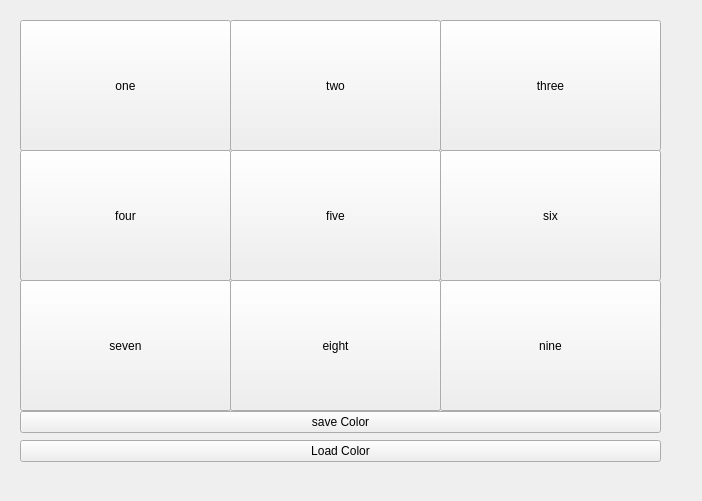
<?xml version="1.0" encoding="UTF-8"?>
<ui version="4.0">
 <class>Widget</class>
 <widget class="QWidget" name="Widget">
  <property name="geometry">
   <rect>
    <x>0</x>
    <y>0</y>
    <width>702</width>
    <height>501</height>
   </rect>
  </property>
  <property name="windowTitle">
   <string>Widget</string>
  </property>
  <widget class="QPushButton" name="Button_3">
   <property name="geometry">
    <rect>
     <x>440</x>
     <y>20</y>
     <width>221</width>
     <height>131</height>
    </rect>
   </property>
   <property name="text">
    <string>three</string>
   </property>
  </widget>
  <widget class="QPushButton" name="Button_2">
   <property name="geometry">
    <rect>
     <x>230</x>
     <y>20</y>
     <width>211</width>
     <height>131</height>
    </rect>
   </property>
   <property name="text">
    <string>two</string>
   </property>
  </widget>
  <widget class="QPushButton" name="Button_7">
   <property name="geometry">
    <rect>
     <x>20</x>
     <y>280</y>
     <width>211</width>
     <height>131</height>
    </rect>
   </property>
   <property name="text">
    <string>seven</string>
   </property>
  </widget>
  <widget class="QPushButton" name="Button_1">
   <property name="geometry">
    <rect>
     <x>20</x>
     <y>20</y>
     <width>211</width>
     <height>131</height>
    </rect>
   </property>
   <property name="text">
    <string>one</string>
   </property>
  </widget>
  <widget class="QPushButton" name="Button_6">
   <property name="geometry">
    <rect>
     <x>440</x>
     <y>150</y>
     <width>221</width>
     <height>131</height>
    </rect>
   </property>
   <property name="text">
    <string>six</string>
   </property>
  </widget>
  <widget class="QPushButton" name="Button_8">
   <property name="geometry">
    <rect>
     <x>230</x>
     <y>280</y>
     <width>211</width>
     <height>131</height>
    </rect>
   </property>
   <property name="text">
    <string>eight</string>
   </property>
  </widget>
  <widget class="QPushButton" name="Button_4">
   <property name="geometry">
    <rect>
     <x>20</x>
     <y>150</y>
     <width>211</width>
     <height>131</height>
    </rect>
   </property>
   <property name="text">
    <string>four</string>
   </property>
  </widget>
  <widget class="QWidget" name="layoutWidget">
   <property name="geometry">
    <rect>
     <x>20</x>
     <y>410</y>
     <width>641</width>
     <height>54</height>
    </rect>
   </property>
   <layout class="QVBoxLayout" name="verticalLayout_2">
    <item>
     <widget class="QPushButton" name="SaveColor_2">
      <property name="text">
       <string>save Color</string>
      </property>
     </widget>
    </item>
    <item>
     <widget class="QPushButton" name="LoadColor_2">
      <property name="text">
       <string>Load Color</string>
      </property>
     </widget>
    </item>
   </layout>
  </widget>
  <widget class="QPushButton" name="pushButton_9">
   <property name="geometry">
    <rect>
     <x>440</x>
     <y>280</y>
     <width>221</width>
     <height>131</height>
    </rect>
   </property>
   <property name="text">
    <string>nine</string>
   </property>
  </widget>
  <widget class="QPushButton" name="Button_5">
   <property name="geometry">
    <rect>
     <x>230</x>
     <y>150</y>
     <width>211</width>
     <height>131</height>
    </rect>
   </property>
   <property name="text">
    <string>five</string>
   </property>
  </widget>
 </widget>
 <resources/>
 <connections/>
</ui>
